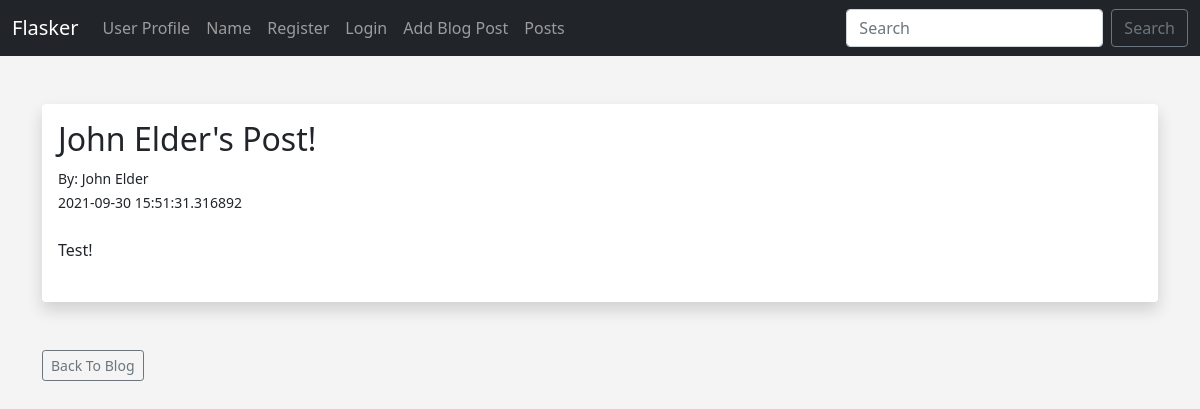
/posts/3, run on an earlier commit of the app's database.
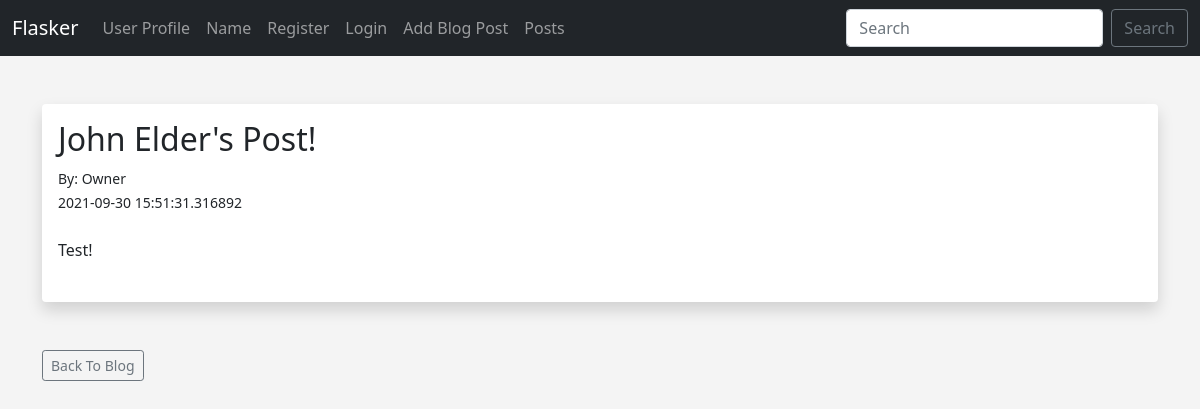
And on a later commit of the database.
### hello.py (models this page shows, shortened)
class Users(db.Model, UserMixin):
	id = db.Column(db.Integer, primary_key=True)
	username = db.Column(db.String(20), nullable=False, unique=True)
	name = db.Column(db.String(200), nullable=False)
	email = db.Column(db.String(120), nullable=False, unique=True)
	favorite_color = db.Column(db.String(120))
	date_added = db.Column(db.DateTime, default=datetime.utcnow)
	password_hash = db.Column(db.String(128))
	posts = db.relationship('Posts', backref='poster')
	@property
	def password(self):
		raise AttributeError('password is not a readable attribute!')

### hello.py (the view)
@app.route('/posts/<int:id>')
def post(id):
	post = Posts.query.get_or_404(id)
	return render_template('post.html', post=post)

### webforms.py
class SearchForm(FlaskForm):
	searched = StringField("Searched", validators=[DataRequired()])
	submit = SubmitField("Submit")

### hello.py (called while the page is built)
@app.context_processor
def base():
	form = SearchForm()
	return dict(form=form)

### templates/post.html (shortened to what this page needs)
{% extends 'base.html' %}
{% block content %}
<br/>
<div class="shadow p-3 mb-5 bg-body rounded">
	<h2>{{ post.title }}</h2>
	<small>By: {{ post.poster.name }}<br/>
	{{ post.date_posted }}</small> <br/><br/>
	{{ post.content|safe }}<br/><br/>
</div>
<a href="{{ url_for('posts')}}" class="btn btn-outline-secondary btn-sm">Back To Blog</a>
{% endblock %}

What changed in the data, as far as the page shows it:
changed Users: poster.name "John Elder" → "Owner"
